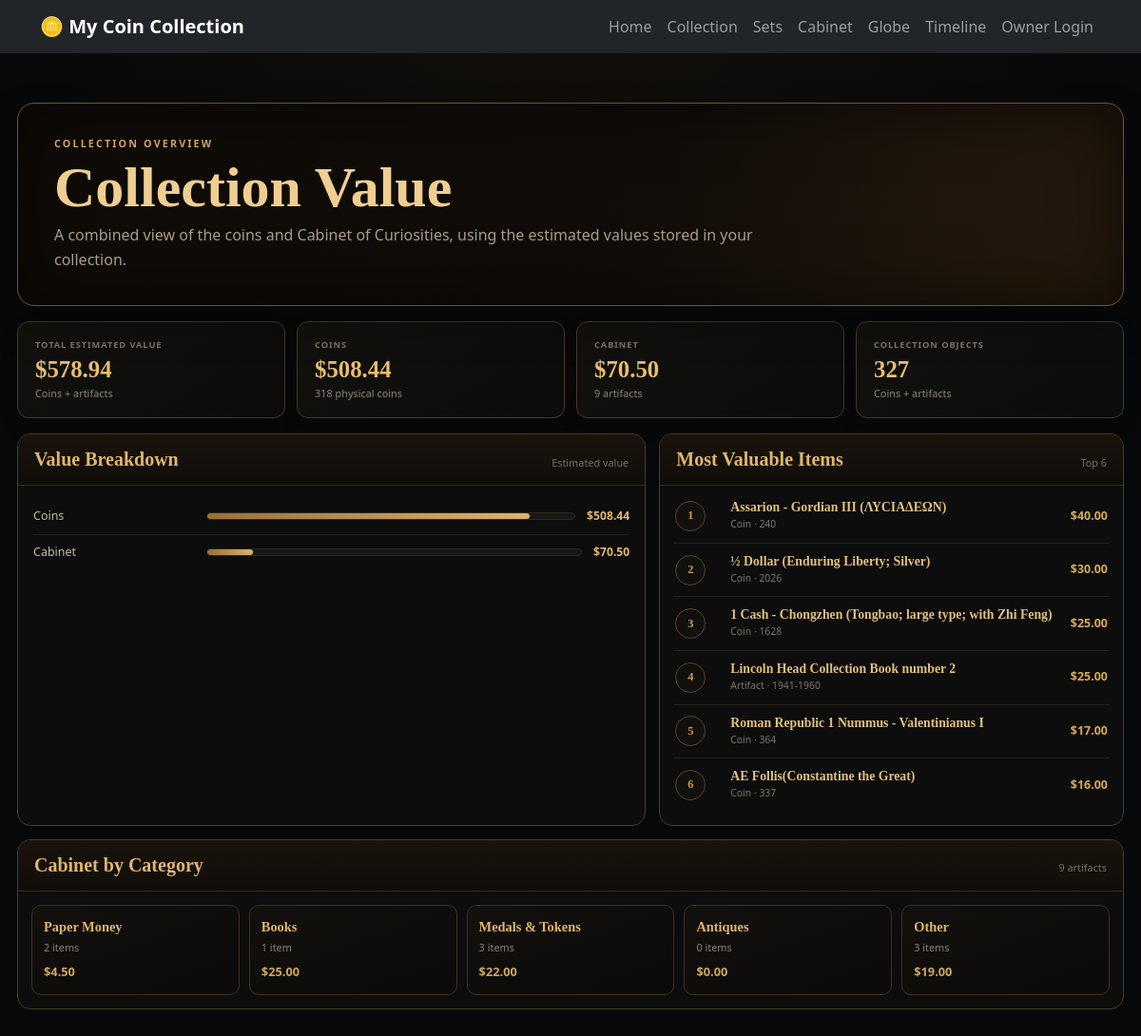
The page /value on the database its author committed.
### app.py (models this page shows)
class Coin(db.Model):
    id = db.Column(db.Integer, primary_key=True)
    name = db.Column(
        db.String(100),
        nullable=False
    )
    country = db.Column(
        db.String(100)
    )
    year = db.Column(
        db.Integer
    )
    mint = db.Column(
        db.String(100)
    )
    mint_mark = db.Column(
        db.String(10)
    )
    location = db.Column(
        db.String(200)
    )
    mint_id = db.Column(
        db.Integer,
        db.ForeignKey("mint.id"),
        nullable=True
    )
    mint_record = db.relationship(
        "Mint",
        back_populates="coins"
    )
    denomination = db.Column(
        db.String(50)
    )
    material = db.Column(
        db.String(50)
    )
    condition = db.Column(
        db.String(50)
    )
    quantity = db.Column(
        db.Integer,
        default=1
    )
    date_acquired = db.Column(
        db.String(20)
    )
    notes = db.Column(
        db.Text
    )
    numista_type_id = db.Column(
        db.Integer
    )
    numista_issue_id = db.Column(
        db.Integer
    )
    variant = db.Column(
        db.String(200)
    )
    mintage = db.Column(
        db.Integer
    )
    obverse_image = db.Column(
        db.Text
    )
    reverse_image = db.Column(
        db.Text
    )
    numista_url = db.Column(
        db.Text
    )
    obverse_copyright = db.Column(
        db.String(200)
    )
    obverse_license = db.Column(
        db.String(200)
    )
    reverse_copyright = db.Column(
        db.String(200)
    )
    reverse_license = db.Column(
        db.String(200)
    )
    personal_obverse_image = db.Column(
        db.Text
    )
    personal_reverse_image = db.Column(
        db.Text
    )
    estimated_value = db.Column(
        db.Float
    )
    purchase_price = db.Column(
        db.Float
    )
    featured = db.Column(
        db.Boolean,
        default=False,
        nullable=False
    )

class Artifact(db.Model):
    id = db.Column(db.Integer, primary_key=True)
    name = db.Column(db.String(180), nullable=False)
    category = db.Column(db.String(80), nullable=False)
    year_text = db.Column(db.String(80))
    country = db.Column(db.String(120))
    description = db.Column(db.Text)
    condition = db.Column(db.String(100))
    estimated_value = db.Column(db.Float)
    purchase_price = db.Column(db.Float)
    date_acquired = db.Column(db.String(30))
    source = db.Column(db.String(180))
    notes = db.Column(db.Text)
    image_filename = db.Column(db.String(255))
    created_at = db.Column(db.DateTime, default=datetime.utcnow)

### app.py (the view)
@app.route("/value")
def collection_value():
    all_coins = Coin.query.all()
    all_artifacts = Artifact.query.all()
    total_coin_count = sum((coin.quantity or 1) for coin in all_coins)
    total_artifact_count = len(all_artifacts)
    coin_estimated_value = sum(
        (coin.estimated_value or 0) * (coin.quantity or 1)
        for coin in all_coins
    )
    artifact_estimated_value = sum(
        artifact.estimated_value or 0
        for artifact in all_artifacts
    )
    total_estimated_value = coin_estimated_value + artifact_estimated_value
    coin_purchase_cost = sum(
        (coin.purchase_price or 0) * (coin.quantity or 1)
        for coin in all_coins
    )
    artifact_purchase_cost = sum(
        artifact.purchase_price or 0
        for artifact in all_artifacts
    )
    total_purchase_cost = coin_purchase_cost + artifact_purchase_cost
    value_breakdown = []
    for label, value in [
        ("Coins", coin_estimated_value),
        ("Cabinet", artifact_estimated_value),
    ]:
        percent = (
            round(value / total_estimated_value * 100, 1)
            if total_estimated_value
            else 0
        )
        value_breakdown.append({
            "label": label,
            "value": value,
            "percent": percent,
        })
    top_items = []
    for coin in all_coins:
        if coin.estimated_value is not None:
            top_items.append({
                "name": coin.name,
                "kind": "Coin",
                "detail": str(coin.year) if coin.year is not None else coin.country,
                "value": coin.estimated_value * (coin.quantity or 1),
            })
    for artifact in all_artifacts:
        if artifact.estimated_value is not None:
            top_items.append({
                "name": artifact.name,
                "kind": "Artifact",
                "detail": artifact.year_text or artifact.category,
                "value": artifact.estimated_value,
            })
    top_items = sorted(
        top_items,
        key=lambda item: item["value"],
        reverse=True,
    )[:6]
    artifact_categories = []
    for label in [
        "Paper Money",
        "Books",
        "Medals & Tokens",
        "Antiques",
        "Other Collectibles",
    ]:
        matching = [
            artifact
            for artifact in all_artifacts
            if artifact.category == label
        ]
        artifact_categories.append({
            "label": "Other" if label == "Other Collectibles" else label,
            "count": len(matching),
            "value": sum(
                artifact.estimated_value or 0
                for artifact in matching
            ),
        })
    return render_template(
        "collection_value.html",
        total_estimated_value=total_estimated_value,
        coin_estimated_value=coin_estimated_value,
        artifact_estimated_value=artifact_estimated_value,
        total_purchase_cost=total_purchase_cost,
        total_coin_count=total_coin_count,
        total_artifact_count=total_artifact_count,
        value_breakdown=value_breakdown,
        top_items=top_items,
        artifact_categories=artifact_categories,
    )

### app.py (called while the page is built, shortened)
def has_view_access():
    return bool(
        session.get("visitor_access")
        or session.get("is_owner")
    )

@app.context_processor
def inject_access_status():
    return {
        "is_owner": bool(session.get("is_owner")),
        "has_view_access": has_view_access(),
    }

### templates/collection_value.html (shortened to what this page needs)
{% extends "base.html" %}
{% block content %}
<div class="value-page">
<section class="value-hero">
<div class="kicker">Collection Overview</div>
<h1>Collection Value</h1>
<p>A combined view of the coins and Cabinet of Curiosities, using the estimated values stored in your collection.</p>
</section>
<div class="summary-grid">
<div class="summary-card"><span>Total Estimated Value</span><strong>${{ "{:,.2f}".format(total_estimated_value) }}</strong><small>Coins + artifacts</small></div>
<div class="summary-card"><span>Coins</span><strong>${{ "{:,.2f}".format(coin_estimated_value) }}</strong><small>{{ total_coin_count }} physical coins</small></div>
<div class="summary-card"><span>Cabinet</span><strong>${{ "{:,.2f}".format(artifact_estimated_value) }}</strong><small>{{ total_artifact_count }} artifacts</small></div>
{% if is_owner %}
<div class="summary-card"><span>Total Purchase Cost</span><strong>${{ "{:,.2f}".format(total_purchase_cost) }}</strong><small>Owner-only</small></div>
<div class="summary-card gain-loss-card">
    <span>Estimated Gain / Loss</span>
    <strong class="{% if total_gain_loss < 0 %}negative{% else %}positive{% endif %}">
        {% if total_gain_loss >= 0 %}+{% endif %}${{ "{:,.2f}".format(total_gain_loss) }}
    </strong>
    <small>{% if gain_loss_percent >= 0 %}+{% endif %}{{ "{:.1f}".format(gain_loss_percent) }}% vs. purchase cost</small>
</div>
{% else %}
<div class="summary-card"><span>Collection Objects</span><strong>{{ total_coin_count + total_artifact_count }}</strong><small>Coins + artifacts</small></div>
{% endif %}
</div>
<div class="dashboard-grid">
<section class="panel">
<div class="panel-header"><h2>Value Breakdown</h2><span>Estimated value</span></div>
<div class="breakdown">
{% for row in value_breakdown %}
<div class="breakdown-row">
<div class="breakdown-name">{{ row.label }}</div>
<div class="bar-track"><div class="bar-fill" style="width:{{ row.percent }}%"></div></div>
<div class="breakdown-value">${{ "{:,.2f}".format(row.value) }}</div>
</div>
{% endfor %}
</div>
</section>
<section class="panel">
<div class="panel-header"><h2>Most Valuable Items</h2><span>Top 6</span></div>
<div class="item-list">
{% for item in top_items %}
<div class="value-item">
<div class="rank">{{ loop.index }}</div>
<div><div class="item-name">{{ item.name }}</div><div class="item-meta">{{ item.kind }}{% if item.detail %} · {{ item.detail }}{% endif %}</div></div>
<div class="item-value">${{ "{:,.2f}".format(item.value) }}</div>
</div>
{% else %}
<div style="padding:30px;color:#81776a;text-align:center">No valued items yet.</div>
{% endfor %}
</div>
</section>
</div>
<section class="panel" style="margin-top:14px">
<div class="panel-header"><h2>Cabinet by Category</h2><span>{{ total_artifact_count }} artifacts</span></div>
<div class="category-grid">
{% for category in artifact_categories %}
<div class="category-card"><strong>{{ category.label }}</strong><span>{{ category.count }} item{% if category.count != 1 %}s{% endif %}</span><b>${{ "{:,.2f}".format(category.value) }}</b></div>
{% endfor %}
</div>
</section>
</div>
{% endblock %}

### templates/base.html (shortened to what this page needs)
<!DOCTYPE html>
<html lang="en">
<head>
    <link
        href="https://cdn.jsdelivr.net/npm/bootstrap@5.3.3/dist/css/bootstrap.min.css"
        rel="stylesheet">
    <link
        rel="stylesheet"
        href="{{ url_for('static', filename='style.css') }}">
</head>
<body>
<nav class="navbar navbar-expand-lg navbar-dark bg-dark">
    <div class="container">
        <a class="navbar-brand" href="/">
            🪙 My Coin Collection
        </a>
        <div class="navbar-nav">
            <a class="nav-link" href="/">
                Home
            </a>
            <a class="nav-link" href="/coins">
                Collection
            </a>
<a class="nav-link" href="/sets">
                Sets
            </a>
<a class="nav-link" href="/artifacts">
                Cabinet
            </a>
            <a class="nav-link" href="/globe">
                Globe
            </a>
            <a
                class="nav-link"
                href="{{ url_for('collection_timeline') }}">
                Timeline
            </a>
            {% if is_owner %}
                <a class="nav-link" href="/add">
                    Add Coin
                </a>
                <form
                    method="POST"
                    action="{{ url_for('owner_logout') }}"
                    class="d-flex">
                    <button
                        type="submit"
                        class="nav-link btn btn-link">
                        Owner Logout
                    </button>
                </form>
            {% else %}
                <a
                    class="nav-link"
                    href="{{ url_for('owner_login') }}">
                    Owner Login
                </a>
            {% endif %}
        </div>
    </div>
</nav>
<main class="container py-4">
    {% block content %}
    {% endblock %}
</main>
</body>
</html>

### static/style.css (style rules this page uses)
body { background-color: #f4f4f4; }
h1 { margin-bottom: 25px; }
.navbar-brand { font-weight: bold; }

### templates/collection_value.html (style rules this page uses)
html,body { background:radial-gradient(circle at 50% -12%,rgba(139,91,37,.10),transparent 38rem),#070809!important;color:#eee6d8 }
.value-page { position:relative;left:50%;transform:translateX(-50%);width:min(1460px,calc(100vw - 36px));padding:28px 0 64px }
.value-hero { position:relative;overflow:hidden;border:1px solid #765129;border-radius:18px;padding:34px 38px;background:linear-gradient(110deg,rgba(15,11,7,.98),rgba(17,12,8,.89) 57%,rgba(40,26,12,.82)),radial-gradient(circle at 83% 30%,rgba(216,163,79,.16),transparent 24rem);box-shadow:inset 0 0 70px #0008,0 20px 40px #0004 }
.kicker { color:#d2a35c;text-transform:uppercase;letter-spacing:.2em;font-size:.67rem;font-weight:900 }
.value-hero h1 { margin:8px 0 7px;color:#efce90;font:700 clamp(2.7rem,5vw,4.8rem)/1 Georgia,serif }
.value-hero p { margin:0;color:#a99c89;max-width:760px;line-height:1.65 }
.summary-grid { display:grid;grid-template-columns:repeat(4,minmax(0,1fr));gap:12px;margin:16px 0 }
.summary-card { padding:17px 18px;border:1px solid #4b3923;border-radius:12px;background:linear-gradient(145deg,#12110e,#0b0c0b);box-shadow:0 8px 18px #0003 }
.summary-card span { display:block;color:#807568;text-transform:uppercase;letter-spacing:.1em;font-size:.58rem;font-weight:900 }
.summary-card strong { display:block;margin-top:5px;color:#e7bd72;font:700 1.55rem Georgia,serif }
.summary-card small { display:block;margin-top:3px;color:#8f8577;font-size:.68rem }
.dashboard-grid { display:grid;grid-template-columns:1.15fr .85fr;gap:14px;margin-top:14px }
.panel { border:1px solid #4f3a22;border-radius:14px;background:#0c0d0c;overflow:hidden }
.panel-header { display:flex;justify-content:space-between;align-items:end;gap:12px;padding:15px 17px;border-bottom:1px solid #3a2b1b;background:linear-gradient(#1a130d,#100d09) }
.panel-header h2 { margin:0;color:#dfb66d;font:700 1.25rem Georgia,serif }
.panel-header span { color:#776e63;font-size:.68rem }
.breakdown { padding:14px 16px 17px }
.breakdown-row { display:grid;grid-template-columns:170px 1fr auto;gap:12px;align-items:center;padding:9px 0 }
.breakdown-row + .breakdown-row { border-top:1px solid #252019 }
.breakdown-name { color:#c8b9a3;font-size:.78rem }
.bar-track { height:8px;overflow:hidden;border-radius:999px;background:#171715;border:1px solid #30271e }
.bar-fill { height:100%;border-radius:999px;background:linear-gradient(90deg,#9b6f35,#dbb36a) }
.breakdown-value { color:#dfb66d;font-weight:800;font-size:.76rem;white-space:nowrap }
.item-list { padding:4px 14px 14px }
.value-item { display:grid;grid-template-columns:48px 1fr auto;gap:10px;align-items:center;padding:11px 2px }
.value-item + .value-item { border-top:1px solid #262019 }
.rank { width:32px;height:32px;display:grid;place-items:center;border:1px solid #5a4328;border-radius:50%;color:#c99b55;font:700 .78rem Georgia,serif;background:#11100d }
.item-name { color:#e0c080;font:700 .86rem Georgia,serif }
.item-meta { margin-top:2px;color:#7f766b;font-size:.65rem }
.item-value { color:#d7a956;font-weight:900;font-size:.78rem;text-align:right }
.category-grid { display:grid;grid-template-columns:repeat(5,minmax(0,1fr));gap:10px;padding:14px }
.category-card { padding:14px 12px;border:1px solid #3e3020;border-radius:10px;background:linear-gradient(160deg,#13100d,#0b0a09) }
.category-card strong { display:block;color:#dfb66d;font:700 .9rem Georgia,serif }
.category-card span { display:block;margin-top:5px;color:#8d8274;font-size:.68rem }
.category-card b { display:block;margin-top:8px;color:#cda85f;font-size:.8rem }

### rows shown on the page
Coin: name "Assarion - Gordian III (ΛΥϹΙΑΔΕΩΝ)", kind "Coin", detail "240", value "40.00"
Coin: name "½ Dollar (Enduring Liberty; Silver)", kind "Coin", detail "2026", value "30.00"
Coin: name "1 Cash - Chongzhen (Tongbao; large type; with Zhi Feng)", kind "Coin", detail "1628", value "25.00"
Artifact: name "Lincoln Head Collection Book number 2", kind "Artifact", detail "1941-1960", value "25.00", label "Books", count "1"
Coin: name "Roman Republic 1 Nummus - Valentinianus I", kind "Coin", detail "364", value "17.00"
Coin: name "AE Follis(Constantine the Great)", kind "Coin", detail "337", value "16.00"

### other values the page prints
{{ "{:,.2f}".format(total_estimated_value) }} "578.94"
{{ "{:,.2f}".format(coin_estimated_value) }} "508.44"
{{ total_coin_count }} "318"
{{ "{:,.2f}".format(artifact_estimated_value) }} "70.50"
{{ total_artifact_count }} "9"
{{ total_coin_count + total_artifact_count }} "327"
{{ row.label }} "Coins" "Cabinet"
{{ "{:,.2f}".format(row.value) }} "508.44" "70.50"
{{ category.label }} "Paper Money" "Medals & Tokens" "Antiques" "Other"
{{ category.count }} "2" "3" "0" "3"
{{ "{:,.2f}".format(category.value) }} "4.50" "22.00" "0.00" "19.00"
